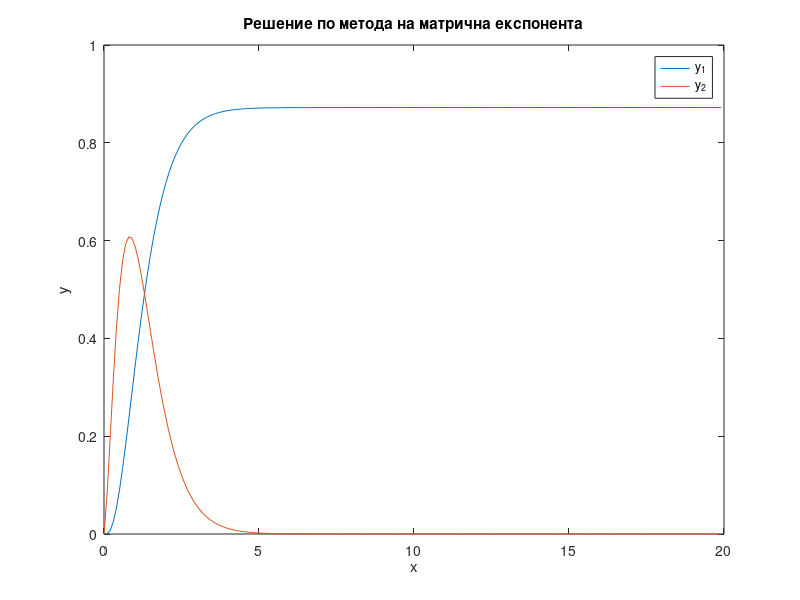

The MATLAB script that drew this image:
function secondTask
A = [0, 1; 0, -3];%матрица от коефициенти
B = [0;1];
y0 = [0;0]; % начални условия
h = 0.1; % стъпка
n = 200; % итерации
x1 = 0; x(1)=0; y1(1)=0; y2(1)=0;
A2=expm(A*h);
for i=2:n
     y=A2*y0+(h/2)*(A2*B*myFunction(x1))+(B*myFunction(x1+h));
     y1(i)=y(1); y2(i)=y(2);
     y0=y;
     x1 = x1+h; x(i)=x1;
end
figure(2), plot(x,y1,x,y2);
xlabel('x');
ylabel('y');
legend('y_1', 'y_2', 'Location', 'best', 'Orientation', 'vertical');
title('Решение по метода на матрична експонента');
end

function f = myFunction(x)
f = x*exp(-2*x);
end
